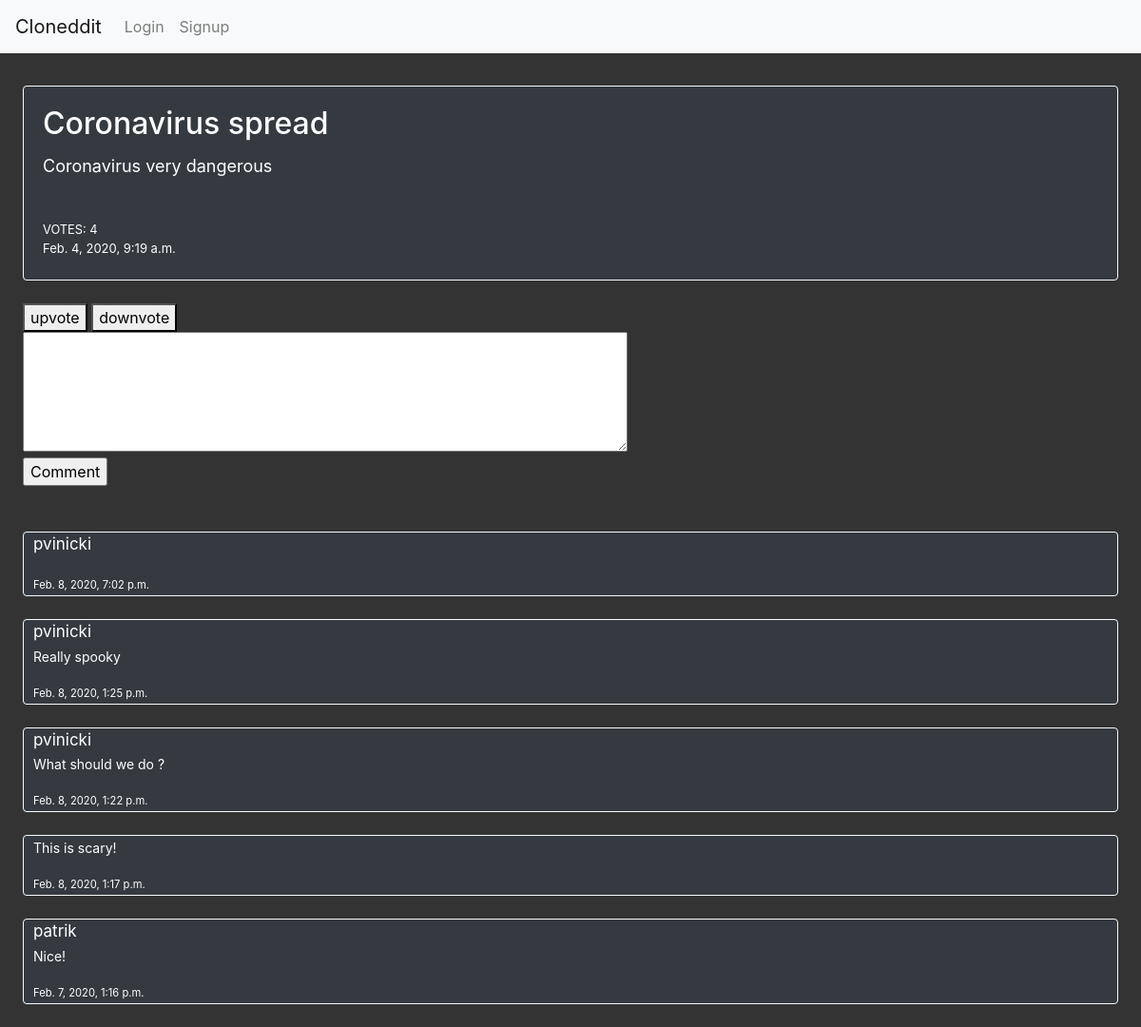
The page /entry/1/ on the database as committed earlier.
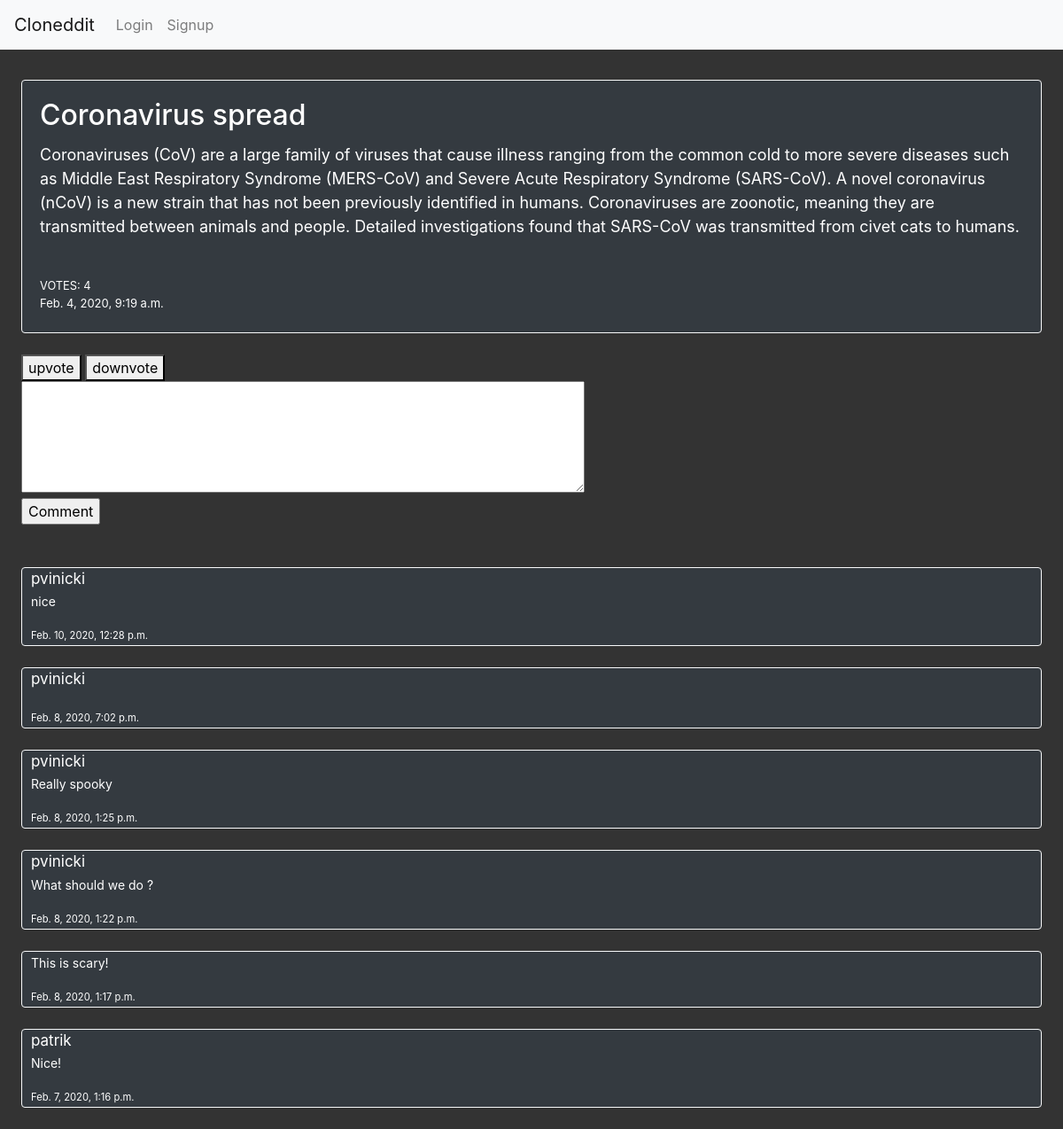
The same page on the database as committed later.
### comments/models.py (models this page shows, shortened)
class Entry(models.Model):
    title = models.CharField(max_length=200)
    pub_date = models.DateTimeField('date published')
    text = models.TextField(max_length=500, blank = True)
    votes = models.IntegerField(default = 0)

class Comment(models.Model):
    parentID = models.IntegerField(default = 0)
    entry = models.ForeignKey(Entry, on_delete=models.CASCADE,null = True)
    name = models.CharField(max_length = 50)
    text = models.TextField(max_length = 500, blank = True)
    votes = models.IntegerField(default = 0)
    pub_date = models.DateTimeField('date published')

### comments/views.py (the view)
# urls.py: path('entry/<int:entry_id>/', views.entry_detail, name='entry_detail'),
def entry_detail(request, entry_id):
    form = Post()
    entry = Entry.objects.get(id = entry_id)
    comments = Comment.objects.filter(entry = entry_id).order_by('-pub_date')
    return render(request, 'entry_detail.html', {'entry':entry, 'comments':comments, 'form': form})

### comments/forms.py
class Post(forms.Form):
    title = forms.CharField(max_length = 200)
    text = forms.CharField(max_length = 500)

### comments/templates/entry_detail.html
{% include 'index.html' %}
<div style="background-color: #333333">
{% block content %}
    <div style="padding-left: 24px; padding-top: 34px; padding-right: 24px" style="background-color: #333333">
        <div class="card text-white bg-dark border-light">
            <div class="card-body">
                <div class="card-title">
                    <h2>{{ entry.title }}</h2>
                </div>
                <div class="card-text">
                    <p style="font-size: 18px;">{{ entry.text }}</p>
                </div>
                <br>
                <small>VOTES: {{entry.votes}}</small>
                <p style="font-size: 13px; margin-bottom: 2px;">{{ entry.pub_date }}</p>
            </div>
        </div>
        <br>
        <a href="{% url 'comments:upvote' entry.pk %}"><button >upvote</button> </a>
        <a href="{% url 'comments:downvote' entry.pk %}"><button >downvote</button> </a>
        <div>
            <form action="{% url 'comments:make_comment' entry.pk %}" method="POST">{% csrf_token %}
                <textarea name="text" id="text" cols="60" rows="5"></textarea>
                <br>
                <input type="submit" value="Comment">
            </form>
        </div>
        <br>
        <br>
        <div>
        {% if request.user.is_superuser %}
            {% for comment in comments %}
                <div class="card text-white bg-dark border-light">
                    <p style="font-size: 17px; padding-left:10px; margin-bottom: 2px" >{{ comment.name }}</p>
                    <p style="font-size: 14px; padding-left:10px;"> {{ comment.text }} </p>
                    <p style="font-size: 14px; margin-bottom: 2px; padding-left:10px;"><small>{{ comment.pub_date }}</small></p>
                </div>
                <a href="{% url 'comments:edit_comment' comment.pk entry.pk %}"><button>Edit</button></a>
                <a href="{% url 'comments:remove_comment' comment.pk entry.pk %}"><button>Remove</button></a>
                <br>
                <br>
            {% endfor %}
        {% else %}
            {% for comment in comments %}
            <div class="card text-white bg-dark border-light">
                <p style="font-size: 17px; padding-left:10px; margin-bottom: 2px" >{{ comment.name }}</p>
                <p style="font-size: 14px; padding-left:10px;"> {{ comment.text }} </p>
                <p style="font-size: 14px; margin-bottom: 2px; padding-left:10px;"><small>{{ comment.pub_date }}</small></p>
            </div>
            <br>
            {% endfor %}
        {% endif %}
    </div>
{% endblock %}
</div>

Rows that differ between the two databases and show on the page:
changed Entry "Coronavirus spread": text "Coronavirus very dangerous" → "Coronaviruses (CoV) are a large family of viruses that cause illness ranging from the common cold to more severe diseases such as Middle East Respiratory Syndrome (MERS-CoV) and Severe Acute Respiratory Syndrome (SARS-CoV). A novel coronavirus (nCoV) is a new strain that has not been previously identified in humans. Coronaviruses are zoonotic, meaning they are transmitted between animals and people. Detailed investigations found that SARS-CoV was transmitted from civet cats to humans."
added Comment: name "pvinicki", text "nice", pub_date "Feb. 10, 2020, 12:28 p.m."
